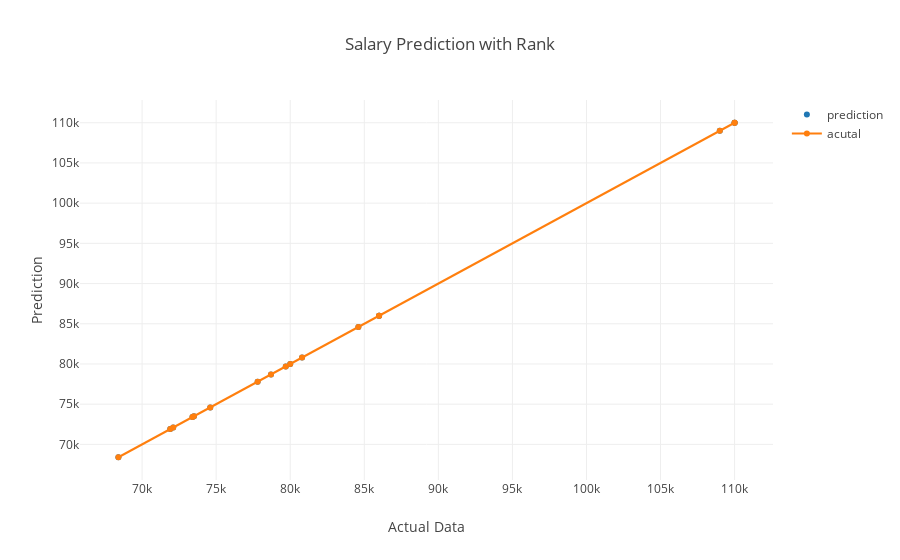

The cell this chart's notebook holds for it:
### Code cell
salary_rank_pred = lr.predict(rank_test_feature)
rank_test_outcomes['pred'] = salary_rank_pred
rank_test_outcomes = rank_test_outcomes.sort_values(by=['Mid-Career Median Salary'])
rank_prediction_trace_list = []
rank_prediction_trace_list.append(go.Scatter(x=rank_test_outcomes['Mid-Career Median Salary'], y=rank_test_outcomes['pred'], mode = 'markers', name='prediction'))
rank_prediction_trace_list.append(go.Scatter(x=rank_test_outcomes['Mid-Career Median Salary'], y=rank_test_outcomes['Mid-Career Median Salary'], name='acutal'))
layout = go.Layout(
    title='Salary Prediction with Rank',
    xaxis = dict(title = 'Actual Data'),
    yaxis = dict(title = 'Prediction'),
#     mode = 'markers'
)
fig = go.Figure(data=rank_prediction_trace_list, layout=layout)
py.offline.iplot(fig)

### Figure 1 — Plotly figure (JSON) as saved in the notebook; plotly's stock layout.template omitted (floating-point values rounded to 4 significant figures)
{"data": [{"mode": "markers", "name": "prediction", "type": "scatter", "uid": "15cde1dc-8f47-4cb2-9d6f-cc7fb24775c0", "x": [68400, 71900, 72100, 73400, 73500, 74600, 77800, 78700, 79700, 80000, 80800, 84600, 86000, 86000, 109000, 110000, 110000], "y": [68400, 71900, 72100, 73400, 73500, 74600, 77800, 78700, 79700, 80000.0, 80800, 84600.0, 86000, 86000.0, 109000.0, 110000.0, 110000.0]}, {"name": "acutal", "type": "scatter", "uid": "ac219498-3b98-4a6d-b3c0-def53787e6f9", "x": [68400, 71900, 72100, 73400, 73500, 74600, 77800, 78700, 79700, 80000, 80800, 84600, 86000, 86000, 109000, 110000, 110000], "y": [68400, 71900, 72100, 73400, 73500, 74600, 77800, 78700, 79700, 80000, 80800, 84600, 86000, 86000, 109000, 110000, 110000]}], "layout": {"title": "Salary Prediction with Rank", "xaxis": {"title": "Actual Data"}, "yaxis": {"title": "Prediction"}}}
